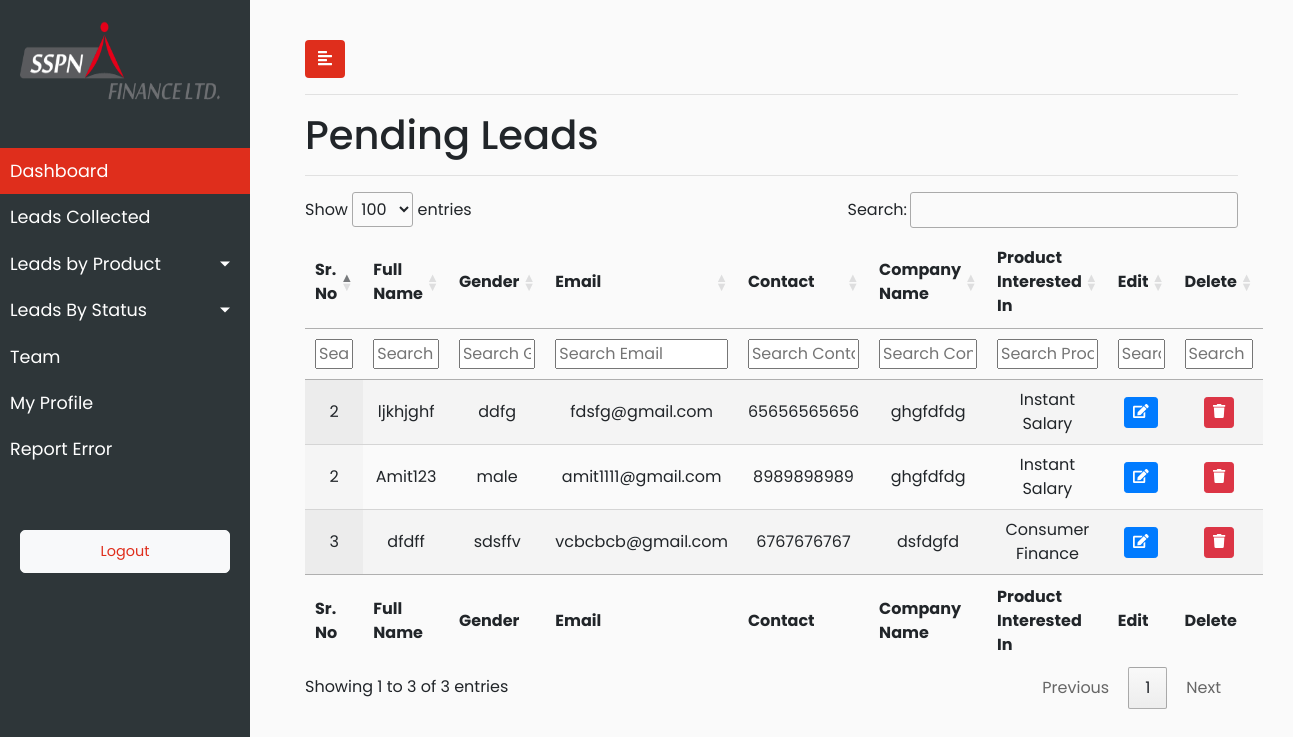
Before: /pending_status/ with the older database file.
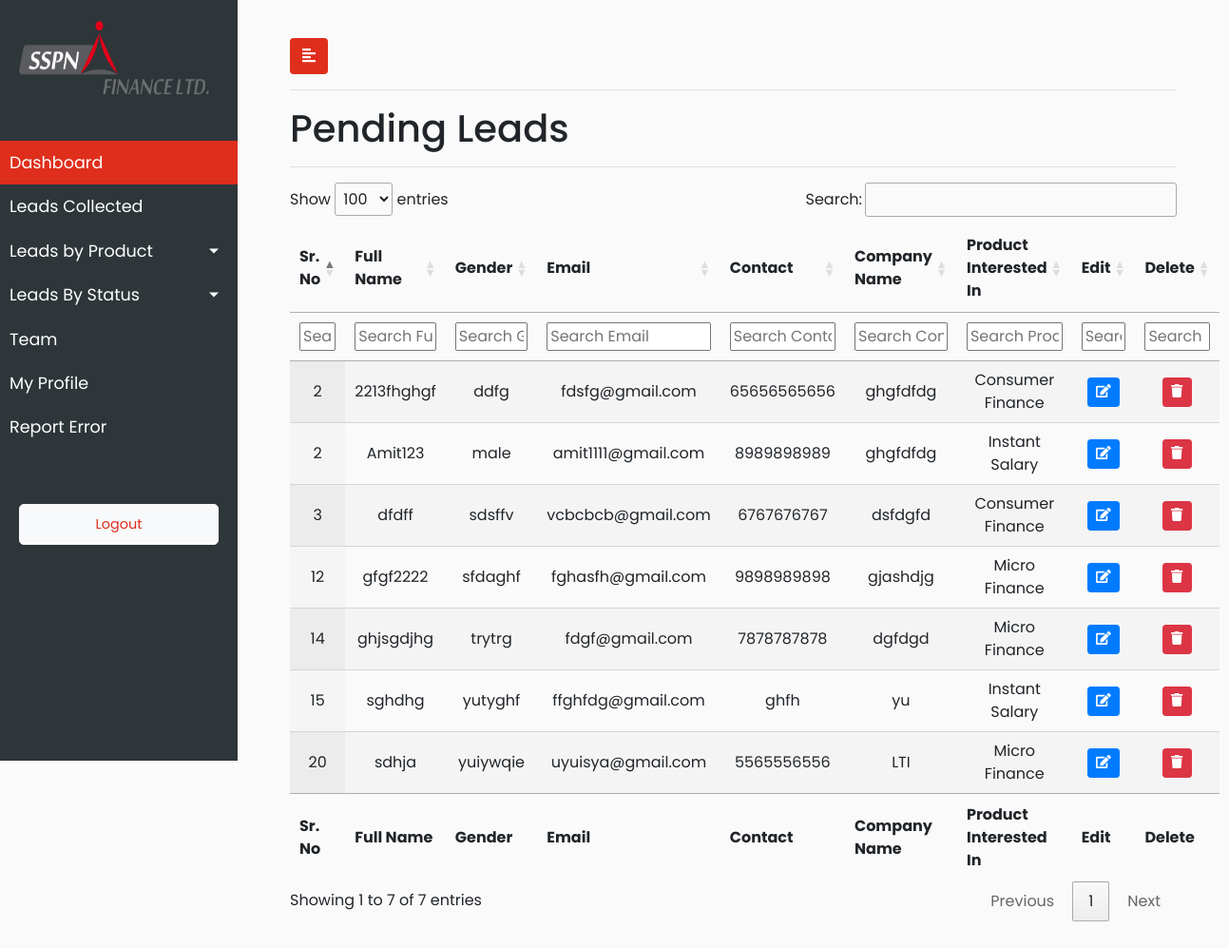
After: the same page with the newer database file.
### sspn_lead_manager_app/models.py (models this page shows, shortened)
class AllLeads(models.Model):
        city_choices=(('Mumbai','Mumbai'),
        ('Delhi','Delhi'),
        ('Banglore','Banglore'),
        ('Pune','Pune'),
        ('Ahmedabad','Ahmedabad'),
        ('Other','Other'))
        profession_type_choices=(('Salaried','Salaried'),
                        ('Business','Business'),
                        ('Self Employed','Self Employed'),
                        ('Other','Other'))
        product_type_choices=(('Micro Finance','Micro Finance'),
                        ('Instant Salary','Instant Salary'),
                        ('Consumer Finance','Consumer Finance'))
        status_type_choices=(('All Status','All Status'),
                        ('Pending Status','Pending Status'),
                        ('In Process Status','In Process Status'),
                        ('Approved Status','Approved Status'),
                        ('Rejected Status','Rejected Status'))
        def sr_number_genrator():
                latest_object = AllLeads.objects.latest('date_of_entry')
                latest_sr_no = latest_object.sr_no
                if latest_object == None:
                        return 1
                else:
                        return (latest_sr_no+1)
        sr_no = models.IntegerField(default=sr_number_genrator)
        full_name = models.CharField(max_length=920)
        gender = models.CharField(max_length=920,blank=True)
        email = models.EmailField(max_length=920)
        contact = models.CharField(max_length=12,blank=True)
        company_name = models.CharField(max_length=920,blank=True)
        product_interested_in = models.CharField(choices=product_type_choices,max_length=920,blank=True)
        status = models.CharField(choices=status_type_choices,max_length=920,blank=True)
        date_of_entry = models.DateTimeField(default=timezone.now, null=True)
        city = models.CharField(choices=city_choices,max_length=920,blank=True)
        profession = models.CharField(choices=profession_type_choices,max_length=920,blank=True)
        class Meta:
            verbose_name_plural = "All Leads Lists"
            verbose_name = "Lead"

### sspn_lead_manager_app/views.py (the view)
# urls.py: path("pending_status/" , views.pending_status, name="pending_status"),
def pending_status(request):
    pending_status = AllLeads.objects.all().filter(status='Pending Status')
    data = {'pending_status':pending_status}
    return render(request,'sspn_lead_manager_app/pending_status.html',data)

### sspn_lead_manager_app/templates/sspn_lead_manager_app/pending_status.html (shortened to what this page needs)
{% extends 'sspn_lead_manager_app/base.html' %}
{% load static %}
{% block stylesheets %}
<link rel="stylesheet" href="//cdn.datatables.net/1.10.19/css/jquery.dataTables.min.css">
{% endblock stylesheets %}
{% block content %}
<h1>Pending Leads</h1>
<hr>
<div>
{% if pending_status %}
    <table id="test_table" class="display" style="width: 100%">
        <thead>
            <tr>
                <th scope="col">Sr. No</th>
                <th scope="col">Full Name</th>
                <th scope="col">Gender</th>
                <th scope="col">Email</th>
                <th scope="col">Contact</th>
                <th scope="col">Company Name</th>
                <th scope="col">Product Interested In</th>
                <th scope="col">Edit</th>
                <th scope="col">Delete</th>
            </tr>
             <tr>
                <th>Sr. No</th>
                <th>Full Name</th>
                <th>Gender</th>
                <th>Email</th>
                <th>Contact</th>
                <th>Company Name</th>
                <th>Product Interested In</th>
                <th>Edit</th>
                <th>Delete</th>
            </tr>
        </thead>
        <tbody>
        {% for pendingstatus in pending_status %}
            <tr>
                <td>{{ pendingstatus.sr_no }}</td>
                <td>{{ pendingstatus.full_name }}</td>
                <td>{{ pendingstatus.gender }}</td>
                <td>{{ pendingstatus.email }}</td>
                <td>{{ pendingstatus.contact }}</td>
                <td>{{ pendingstatus.company_name }}</td>
                <td>{{ pendingstatus.product_interested_in }}</td>
                <td>
                            <button type="button" class="update-lead btn btn-sm btn-primary" data-id="{% url 'sspn_lead_manager_app:leads_update' pendingstatus.pk %}">
                                <span class="fa fa-edit"></span>
                            </button>
                        </td>
                        <td>
                            <button type="button" class="delete-lead btn btn-sm btn-danger" data-id="{% url 'sspn_lead_manager_app:leads_delete' pendingstatus.pk %}">
                                <span class="fa fa-trash"></span>
                            </button>
                        </td>
            </tr>
            {% endfor %}
            </tbody>
        <tfoot>
            <tr>
                <th>Sr. No</th>
                <th>Full Name</th>
                <th>Gender</th>
                <th>Email</th>
                <th>Contact</th>
                <th>Company Name</th>
                <th>Product Interested In</th>
                <th>Edit</th>
                <th>Delete</th>
            </tr>
        </tfoot>
    </table>
    {% else %}
            <p class="no-leads text-primary">No entry added yet.</p>
    {% endif %}
</div>
{% endblock %}

Changed rows visible on the page:
changed AllLeads "ddfg": full_name "ljkhjghf" → "2213fhghgf"; product_interested_in "Instant Salary" → "Consumer Finance"
now on this page (row edited): AllLeads: sr_no "12", full_name "gfgf2222", gender "sfdaghf", email "fghasfh@gmail.com", contact "9898989898", company_name "gjashdjg", product_interested_in "Micro Finance"
added AllLeads: sr_no "14", full_name "ghjsgdjhg", gender "trytrg", email "fdgf@gmail.com", contact "7878787878", company_name "dgfdgd", product_interested_in "Micro Finance"
added AllLeads: sr_no "15", full_name "sghdhg", gender "yutyghf", email "ffghfdg@gmail.com", contact "ghfh", company_name "yu", product_interested_in "Instant Salary"
added AllLeads: sr_no "20", full_name "sdhja", gender "yuiywqie", email "uyuisya@gmail.com", contact "5565556556", company_name "LTI", product_interested_in "Micro Finance"
Other visible differences:
text written by a page script: "Show entries Search: Showing 1 to 3 of 3 entries Previous 1 Next" → "Show entries Search: Showing 1 to 7 of 7 entries Previous 1 Next"
